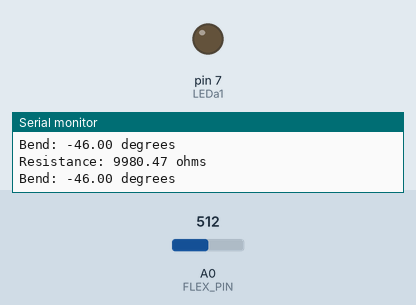
This sketch was run on a simulated Arduino Uno, built with avr-gcc and run on an emulated ATmega328P. Parts: output pins drawn as LEDs (lit = HIGH), the last lines printed to the serial monitor. The test bench sets the inputs (shaded band); at power-on: A0 (FLEX_PIN) = 512.

Above: at 1.3 s.
1.4 s: A0 (FLEX_PIN) set to 2
At 1.8 s:
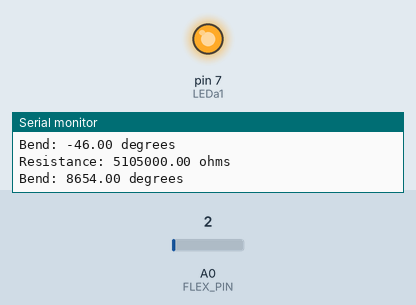
3.0 s: A0 (FLEX_PIN) set to 0
At 4.3 s:
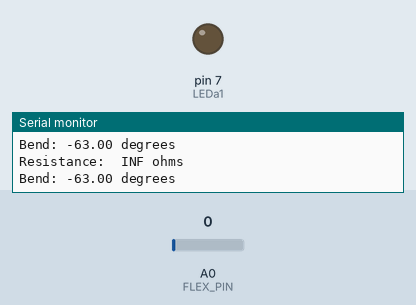
5.0 s: A0 (FLEX_PIN) set to 20
At 6.0 s:
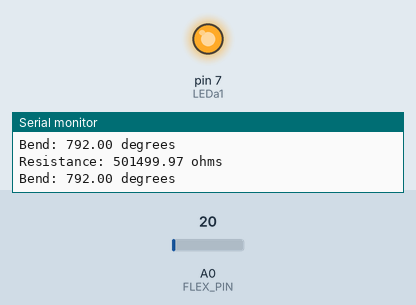
6.5 s: A0 (FLEX_PIN) set to 77
8.0 s: A0 (FLEX_PIN) set to 88
At 8.5 s:
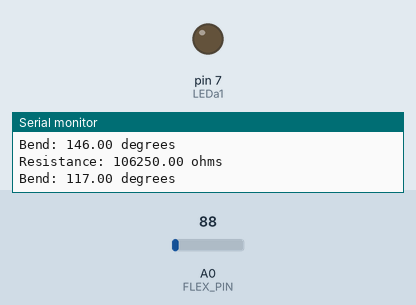
Timing chart, 0 to 10.5 s (numbered marks = the images above; inputs shaded):
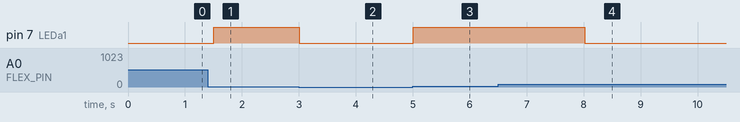

The sketch:

flex_01.ino
```cpp
#define LEDa1 7
 const int FLEX_PIN = A0; // Pin connected to voltage divider output
 // Measure the voltage at 5V and the actual resistance of your resistor, and enter them below:
 const float VCC = 5; // Measured voltage of Ardunio 5V line const
 float R_DIV = 10000.0; // Measured resistance of your resistor
 // Upload the code, then try to adjust these values to more accurately calculate bend degree.
 const float STRAIGHT_RESISTANCE = 37300.0; // resistance when straight
 const float BEND_RESISTANCE = 90000.0; // resistance at 90 deg

 void setup()  {
  Serial.begin(9600);
  pinMode(FLEX_PIN, INPUT);
  pinMode(LEDa1,OUTPUT); }
 void loop()  {
  // Read the ADC, and calculate voltage and resistance from it
  int flexADC = analogRead(FLEX_PIN);
  float flexV = flexADC * VCC / 1023.0;
  float flexR = R_DIV * (VCC / flexV - 1.0);
  Serial.println("Resistance: " + String(flexR) + " ohms");
   // Use the calculated resistance to estimate the sensor's bend angle:
   float angle = map(flexR, STRAIGHT_RESISTANCE, BEND_RESISTANCE, 0, 90.0);
   Serial.println("Bend: " + String(angle) + " degrees");
   Serial.println();
   int brt = int(angle);
   if( brt < 10 ) brt = 10;
   else if( brt > 250 ) brt = 250;
   analogWrite(LEDa1,brt);
   delay(500);
  }
```

Measured:
- the behaviour switches between 1 and 0 on A0 (FLEX_PIN) (found by bisection; images 1 and 2)
- the behaviour switches between 83 and 84 on A0 (FLEX_PIN) (found by bisection; images 3 and 4)
- after the input at 1.4 s, pin 7 (LEDa1): LOW → HIGH after 0.10 s
- after the input at 3.0 s, pin 7 (LEDa1): HIGH → LOW at once
- after the input at 5.0 s, pin 7 (LEDa1): LOW → HIGH at once
- after the input at 8.0 s, pin 7 (LEDa1): HIGH → LOW at once
